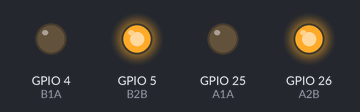
Recording of a sketch running on a simulated ESP32. Parts: output pins drawn as LEDs (lit = HIGH).

Above: at 0.1 s.
Timing chart, 0 to 1.6 s (numbered marks = the images above):
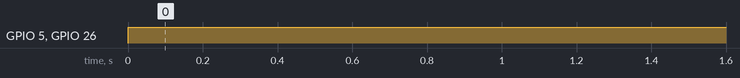

The sketch:

Task_2_implementation_of_DC_motors_with_an_H_Bridge_Driver.ino
```cpp
// RIGHT WHEEL
int B1A = 4; // GPIO Digital Pin 4
int B2B = 5; // GPIO Digital Pin 5

// LEFT WHEEL
int A1A = 25; // GPIO Digital Pin 32
int A2B = 26; // GPIO Digital Pin 33

void setup() {
  pinMode(B1A, OUTPUT);
  pinMode(B2B, OUTPUT);
  pinMode(A1A, OUTPUT);
  pinMode(A2B, OUTPUT);
}

void loop() {
  digitalWrite(B1A, LOW);
  digitalWrite(B2B, HIGH);
  digitalWrite(A1A, LOW);
  digitalWrite(A2B, HIGH);
}

// LOW HIGH HIGH LOW --> CLOCKWISE ROTATION
// LOW HIGH LOW HIGH --> FORWARD
// HIGH LOW HIGH LOW --> BACKWARD
// HIGH LOW LOW HIGH --> ANTI-CLOCKWISE ROTATION
```

Measured:
- by itself, GPIO 5 (B2B), GPIO 26 (A2B): LOW → HIGH at 0.00 s
